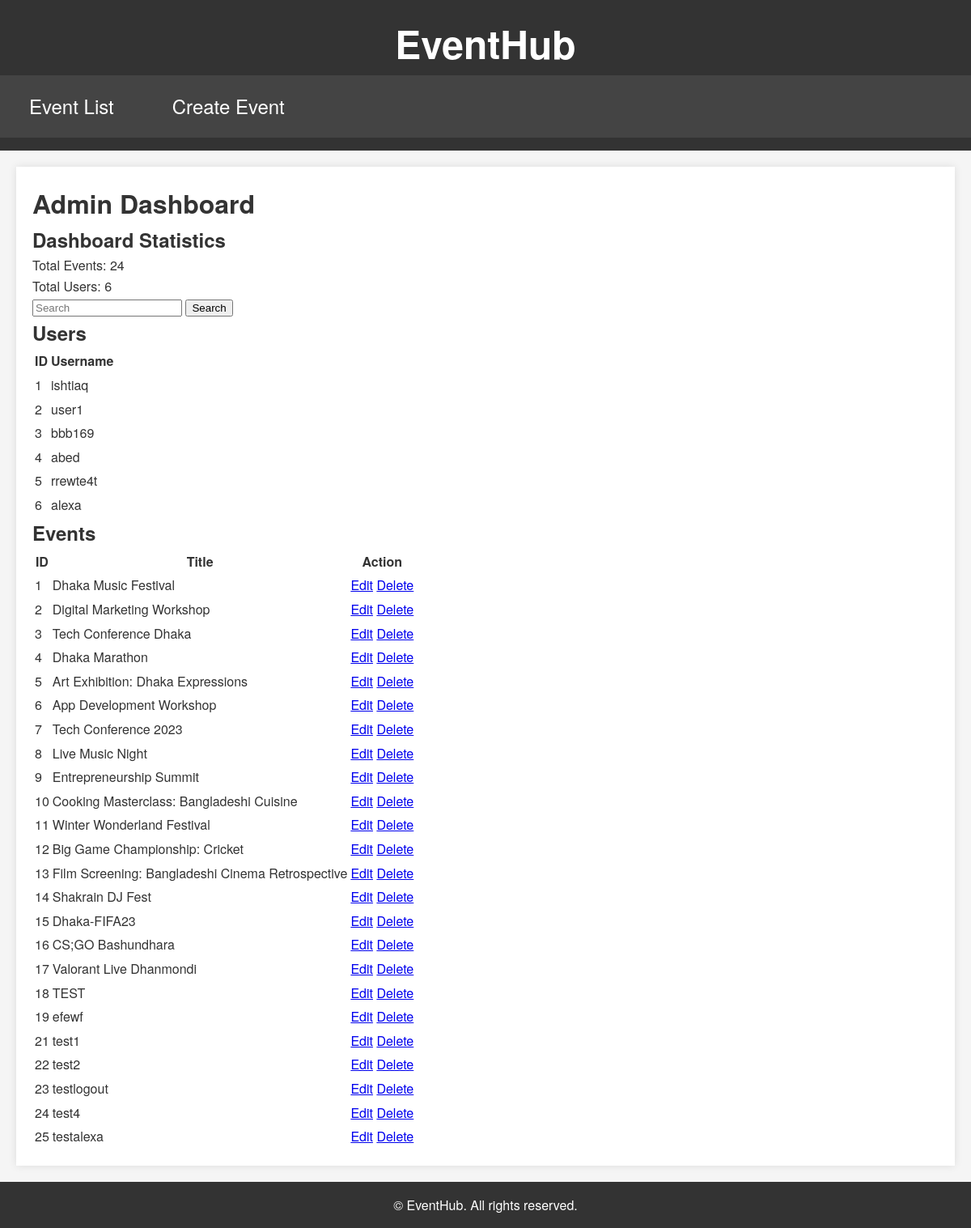
Page /admin_dashboard/ (signed in) on the earlier database version.
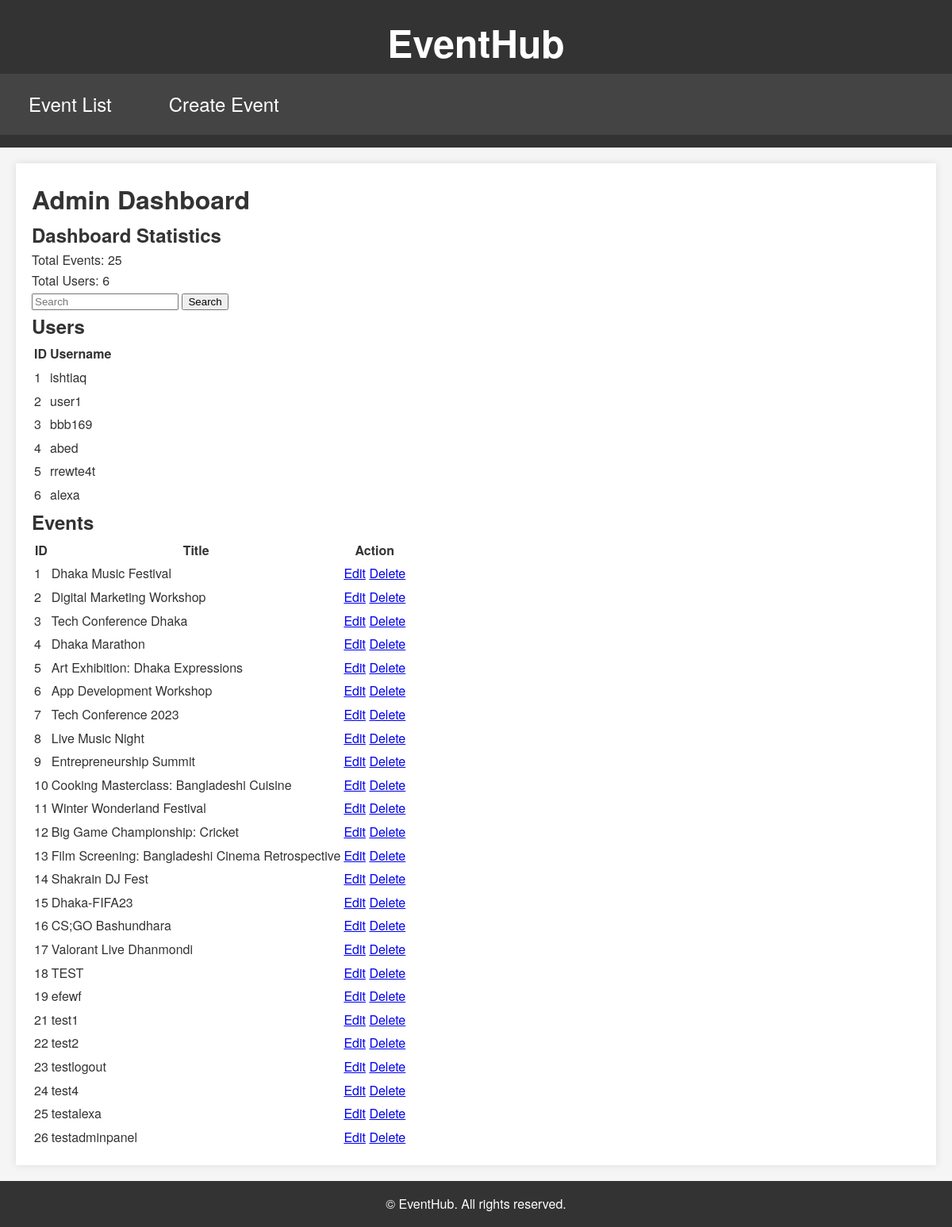
Same page on the later database version.
### EventHubApp/models.py (models this page shows, shortened)
class Event(models.Model):
    title = models.CharField(max_length=200)
    description = models.TextField()
    category = models.ForeignKey(Category, on_delete=models.CASCADE)
    location = models.ForeignKey(Location, on_delete=models.CASCADE)
    date = models.DateTimeField()
    organizer = models.CharField(max_length=100)
    user = models.ForeignKey(User, default=1, on_delete=models.CASCADE)

### EventHubApp/views.py (the view)
# urls.py: path('admin_dashboard/', views.custom_admin, name='admin_dashboard'),
def custom_admin(request):
    if request.user.is_staff:
        search_query = request.GET.get('search', '')
        event_filter = request.GET.get('filter', '')
        users = User.objects.all()
        events = Event.objects.all()
        if search_query:
            users = users.filter(username__icontains=search_query)
            events = events.filter(title__icontains=search_query)
        if event_filter:
            events = events.filter(category__name=event_filter)
        total_events = events.count()
        total_users = users.count()
        context = {
            'users': users,
            'events': events,
            'total_events': total_events,
            'total_users': total_users,
            'search_query': search_query,
            'event_filter': event_filter,
        }
        return render(request, 'admin_dashboard.html', context)
    else:
        return HttpResponse("Unauthorized")

### templates/admin_dashboard.html
{% extends "base.html" %}
{% block content %}
  <h1>Admin Dashboard</h1>
  <h2>Dashboard Statistics</h2>
  <p>Total Events: {{ events.count }}</p>
  <p>Total Users: {{ users.count }}</p>
  <form method="get" action="{% url 'admin_dashboard' %}">
  <input type="text" name="search" placeholder="Search" value="{{ search_query }}">
  <input type="submit" value="Search">
  </form>
  <h2>Users</h2>
  <table>
    <thead>
      <tr>
        <th>ID</th>
        <th>Username</th>
      </tr>
    </thead>
    <tbody>
      {% for user in users %}
      <tr>
        <td>{{ user.id }}</td>
        <td>{{ user.username }}</td>
      </tr>
      {% endfor %}
    </tbody>
  </table>
  <h2>Events</h2>
  <table>
    <thead>
      <tr>
        <th>ID</th>
        <th>Title</th>
        <th>Action</th>
      </tr>
    </thead>
    <tbody>
      {% for event in events %}
      <tr>
        <td>{{ event.id }}</td>
        <td>{{ event.title }}</td>
        <td>
          <a href="{% url 'edit_event' event.id %}">Edit</a>
          <a href="{% url 'delete_event' event.id %}">Delete</a>
        </td>
      </tr>
      {% endfor %}
    </tbody>
  </table>
{% endblock %}

Differences in the rows shown:
added Event: id "26", title "testadminpanel"
Other differences:
{{ events.count }}: "24" → "25"
